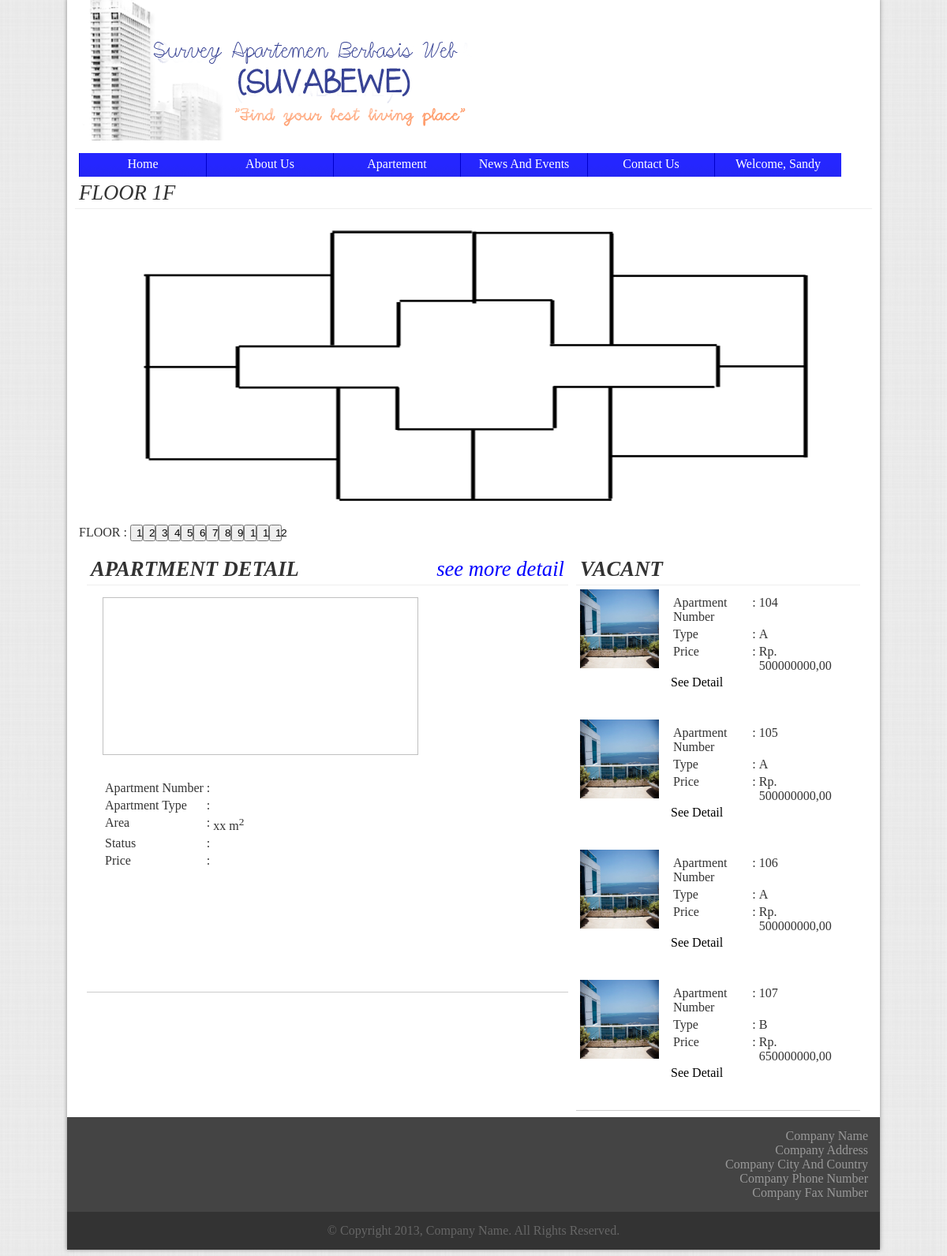
Screenshot of /file/apartment.php (signed in) with the database file from the repository.
### tables this page shows
CREATE TABLE IF NOT EXISTS `apartemen` (
  `no_kamar` int(5) NOT NULL,
  `type_kamar` varchar(1) NOT NULL,
  `spec_kamar` text NOT NULL,
  `password` text NOT NULL,
  `nama_pemilik` text NOT NULL,
  `email` text NOT NULL,
  `available` tinyint(1) NOT NULL DEFAULT '1',
  `harga` int(20) NOT NULL,
  `booked` tinyint(1) NOT NULL DEFAULT '0',
  `booked_fee` int(20) NOT NULL,
  `booked_date` date NOT NULL,
  `tagihan_listrik` int(20) NOT NULL,
  `tagihan_air` int(20) NOT NULL,
  `gambar_tidur1` text NOT NULL,
  `gambar_tidur2` text NOT NULL,
  `gambar_tidur3` text NOT NULL,
  `gambar_makan` text NOT NULL,
  `gambar_dapur` text NOT NULL,
  `gambar_mandi` text NOT NULL,
  `gambar_tamu` text NOT NULL,
  `gambar_balkon` text NOT NULL,
  PRIMARY KEY (`no_kamar`)
);

### file/apartment.php (the view, shortened to what this page needs)
<html>
	<head>
		<link rel="stylesheet" href="../css/templates.css" type="text/css" />
	</head>
	<body onLoad="setPage(1)">
		<div class="wrapper" id="wrapper">
			<?php include_once ('header.php');?>
			<div style="margin-top:5px;margin-bottom:5px;">
					<div id="lantai" class="sectionheader bottomline"></div>
					<img src="../img/floorplanedit.png" usemap="#peta" >
					<div>
						FLOOR :
						<?php
							for ($i = 1; $i <= 12; $i++)
							{
								echo "<button class='apartmentfloor' onClick='setPage(" . $i . ")'>" . $i . "</button>";
							}
						?>
					</div>
	</div>
			<div class="container" style="height:700px">
				<div class="section apartmentsec">
					<div class="sectionheader bottomline">
						<b>APARTMENT DETAIL</b><a id="seedetail" class="sectionheaderlink">see more detail</a>
					</div>
					<div class="sectioncontent apartmentsecimgcon">
						<img align="middle" id="gambar" class="apartmentsecimg"/>
					</div>
					<div class="sectioncontent apartmentseccon">
						<table>
							<tr>
								<td valign="top">Apartment Number</td>
								<td valign="top">:</td>
								<td valign="top" id="no_kamar"></td>
							</tr>
							<tr>
								<td valign="top">Apartment Type</td>
								<td valign="top">:</td>
								<td valign="top" id="tipe_kamar"></td>
							</tr>
							<tr>
								<td valign="top">Area</td>
								<td valign="top">:</td>
								<td valign="top">xx m<sup>2</sup></td>
							</tr>
							<tr>
								<td valign="top">Status</td>
								<td valign="top">:</td>
								<td valign="top" id="status"></td>
							</tr>
							<tr>
								<td valign="top">Price</td>
								<td valign="top">:</td>
								<td valign="top" id="harga"></td>
							</tr>
						</table>
					</div>
				</div>
				<div class="section sideapartmentsec">
					<div class="sectionheader bottomline">
						<b>VACANT</b>
					</div>
					<?php
						$c = 0;
						$pilihtabel = mysql_query("SELECT * FROM apartemen");
						while($row=mysql_fetch_array ($pilihtabel))
						{
							if (($row['available'] == 1) & ($row['booked'] == 0) & ($c < 4) & ($row['no_kamar'] != 100))
							{
								echo "
									<div class='sectioncontent sideapartmentseccon'>
										<div style='float:left'><img src='../img/" . $row['gambar_balkon'].  "' class='sideaparmentimg'/></div>
										<div class='sideaparmentcondet'>
											<table>
												<tr>
													<td valign='top'>Apartment Number</td>
													<td valign='top'>:</td>
													<td valign='top'>" . $row['no_kamar'] . "</td>
												</tr>
												<tr>
													<td valign='top'>Type</td>
													<td valign='top'>:</td>
													<td valign='top'>" . $row['type_kamar'] . "</td>
												</tr>
												<tr>
													<td valign='top'>Price</td>
													<td valign='top'>:</td>
													<td valign='top'>Rp. " . $row['harga'] .",00</td>
												</tr>
											</table>
											<a href='apartmentdetail.php?id=" . $row['no_kamar'] . "'>See Detail</a>
										</div>
									</div>
								";
								$c = $c + 1;
							}
						}
					?>
				</div>
			</div>
		</div>
	</body>
</html>

### css/templates.css (style rules this page uses)
body { background-image:url("../img/bg-body.png"); background-repeat:repeat; color:#333333; font-family:"Cambria"; font-size:16px; }
a { color:#000000; text-decoration:none; }
.wrapper { width:1000px; margin:-10px auto 0px auto; padding:0px 15px 0px 15px; background-color:#FFFFFF; box-shadow: 0px 0px 5px #888888; }
.footer { width:1020; margin:0px -15px 0px -15px; padding:5px; }
.subfooter1 { width:1000; margin-left:-5px; padding:15px; background-color:#444444; color:#999999; text-align:right; }
.subfooter2 { width:1000; margin:0px 0px -5px -5px; padding:15px; background-color:#333333; color:#666666; text-align:center; }
.container { width:980px; padding:10px; }
.section { border-bottom:solid thin #CCCCCC; float:left; padding:5px; }
.sectionheader { width:100%; padding:5px; height:30px; font-family:"Bodoni MT"; font-size:20pt; font-style:italic; margin-left:-5px; margin-top:-5px; }
.sectionheaderlink { float:right; color:#0000FF; }
.sectioncontent { width:100%; padding:5px; margin-left:-5px; color:#666666; }
.bottomline { border-bottom:solid thin #EEEEEE; }
.apartmentsec { width:600px; margin-right:10px; }
.apartmentfloor { width:10; }
.apartmentseccon { width:350px; margin:10px 5px 10px 10px; float:left; padding:5px; height:250px; }
.apartmentsecimgcon { margin:10px 5px 10px 10px; padding:5px; }
.apartmentsecimg { width:400px; height:200px; }
.sideapartmentsec { width:350px; padding:5px; }
.sideaparmentimg { width:100px; height:100px; margin-right:10px; }
.sideaparmentcondet { width:220px; height:140px; margin-right:10px; padding:5px; float:left; }
.sideapartmentseccon { height:150px; margin-bottom:5px; }

### rows the page displays
apartemen: gambar_balkon (picture), no_kamar "104", type_kamar "A", harga "500000000"
apartemen: gambar_balkon (picture), no_kamar "105", type_kamar "A", harga "500000000"
apartemen: gambar_balkon (picture), no_kamar "106", type_kamar "A", harga "500000000"
apartemen: gambar_balkon (picture), no_kamar "107", type_kamar "B", harga "650000000"

### other values shown
$nama[0] "Sandy"
